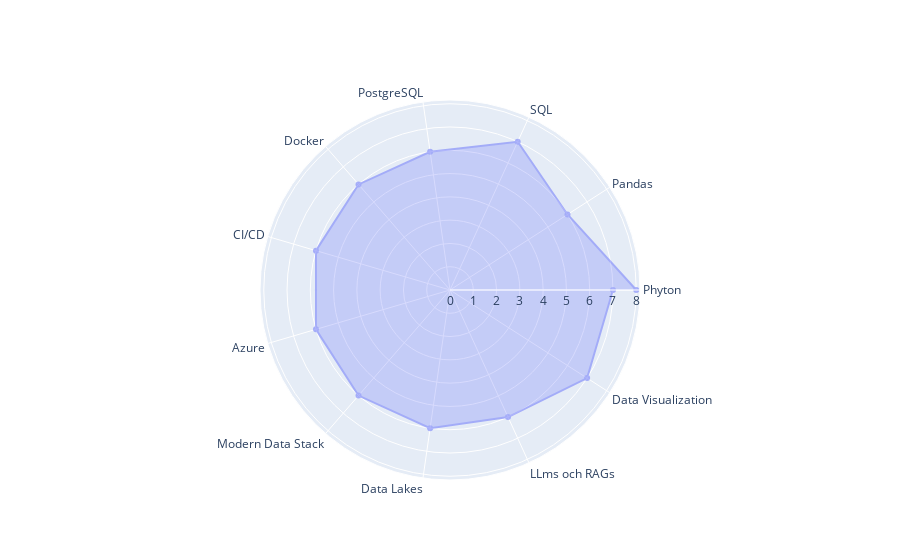

The code cell stored with this chart in its notebook:
### Code cell
import plotly.graph_objects as go
skills = [
    "Phyton",
    "Pandas",
    "SQL",
    "PostgreSQL",
    "Docker",
    "CI/CD",
    "Azure",
    "Modern Data Stack",
    "Data Lakes",
    "LLms och RAGs",
    "Data Visualization",
]

data = {
    "Skills": [8, 6, 7, 6, 6, 6, 6, 6, 6, 6, 7],
}

colors = {
    "Skills": "green",
}

fig = go.Figure()

fig.add_trace(
    go.Scatterpolar(
        r=[8, 6, 7, 6, 6, 6, 6, 6, 6, 6, 7] + [7],
        theta=skills + [skills[0]],
        fill="tonext",
        name="Skills",
        meta=["Data engineer"],
        opacity=0.5,
        hovertemplate="<b>%{meta[0]}</b><br>%{theta}<br>Skill level %{r}<extra></extra>",  # Mest dataengineer visas, plocka ut värdet av theta
    )
)

### Figure 1 — Plotly figure (JSON) as saved in the notebook; plotly's stock layout.template omitted (floating-point values rounded to 4 significant figures)
{"data": [{"fill": "tonext", "hovertemplate": "<b>%{meta[0]}</b><br>%{theta}<br>Skill level %{r}<extra></extra>", "meta": ["Data engineer"], "name": "Skills", "opacity": 0.5, "r": [8, 6, 7, 6, 6, 6, 6, 6, 6, 6, 7, 7], "theta": ["Phyton", "Pandas", "SQL", "PostgreSQL", "Docker", "CI/CD", "Azure", "Modern Data Stack", "Data Lakes", "LLms och RAGs", "Data Visualization", "Phyton"], "type": "scatterpolar"}], "layout": {}}
